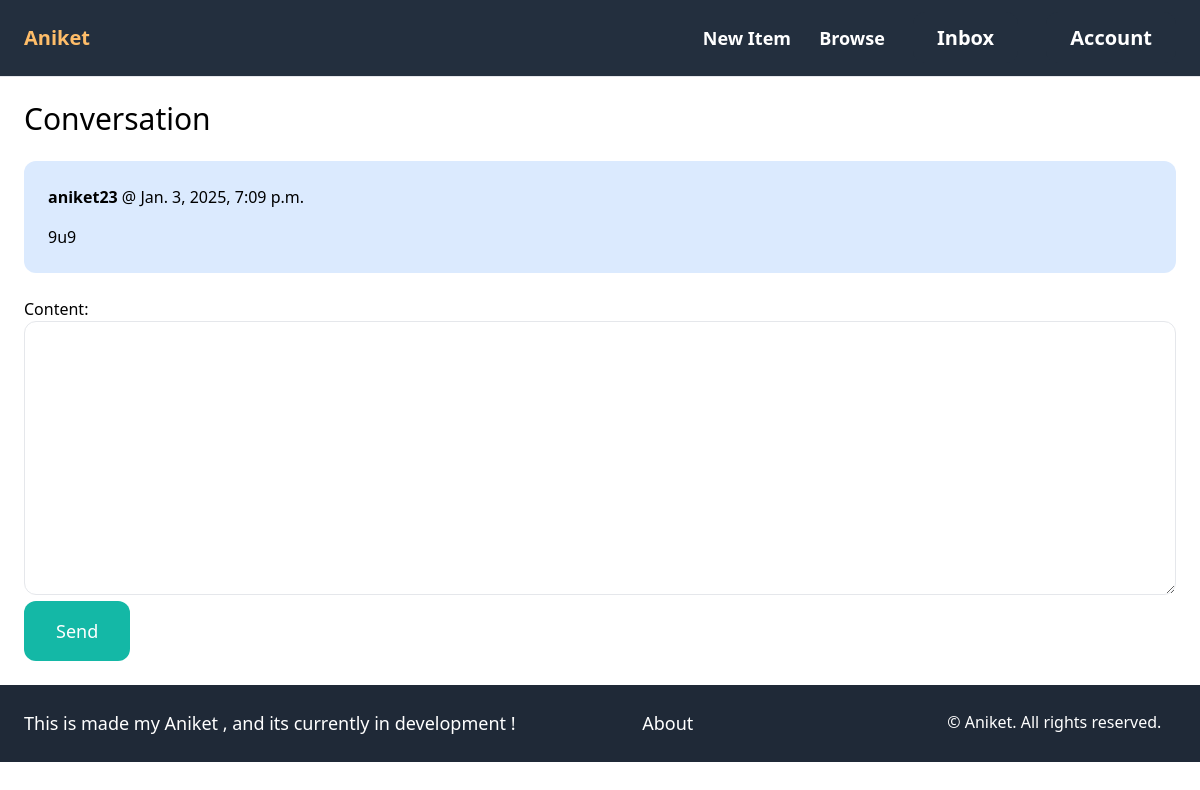
The page /inbox/21/ (signed in) on the database its author committed.
### conversation/models.py (models this page shows)
class ConversationMessage(models.Model):
    conversation = models.ForeignKey(Conversation,related_name='message',on_delete=models.CASCADE)
    content = models.TextField()
    created_at = models.DateTimeField(auto_now_add=True)
    created_by =  models.ForeignKey(User,related_name='created_messages',on_delete=models.CASCADE)

### conversation/views.py (the view)
# urls.py: path('<int:pk>/',views.detail,name='detail'),
@login_required
def detail(request, pk):
    conversation = Conversation.objects.filter(members__in=[request.user.id]).get(pk=pk)
    if request.method == 'POST':
        form = ConversationMessageForm(request.POST)
        if form.is_valid:
            conversation_message = form.save(commit=False)
            conversation_message.conversation = conversation
            conversation_message.created_by = request.user
            conversation_message.save()
            conversation.save()
            return redirect('conversation:detail', pk=pk)
    else:
        form = ConversationMessageForm()
    return render(request, 'conversation/detail.html', {
        'conversation': conversation,
        'form': form
    })

### conversation/forms.py
class ConversationMessageForm(forms.ModelForm):
    class Meta:
        model = ConversationMessage
        fields = ('content',)
        widgets = {
            'content' : forms.Textarea(attrs={
                'class': 'w-full py-4 px-6 rounded-xl border'
                                        })
        }

### conversation/templates/conversation/detail.html (shortened to what this page needs)
{%extends 'core/base.html' %}
{%block content%}
<h1 class="mb-6 text-3xl">Conversation</h1>
<div class="space-y-6">
    {%for message in conversation.message.all %}
        <div class="p-6 flex {%if message.created_by == request.user %} bg-blue-100 {% else %} bg-gray-100 {%endif%} rounded-xl">
            <div >
                <p class="mb-4 "><strong>{{message.created_by.username}}</strong> @ {{message.created_at}}</p>
                <p>{{message.content}}</p>
            </div>
        </div>
    {%endfor%}
</div>
<form method='POST' action="." class="mt-6">
    {{form.as_p}}
    <button class="py-4 px-8 text-lg bg-teal-500 hover:bg-gray-700 rounded-xl text-white">Send</button>
</form>
{%endblock%}

### rows shown on the page
ConversationMessage: created_by.username "aniket23", created_at "Jan. 3, 2025, 7:09 p.m.", content "9u9"
